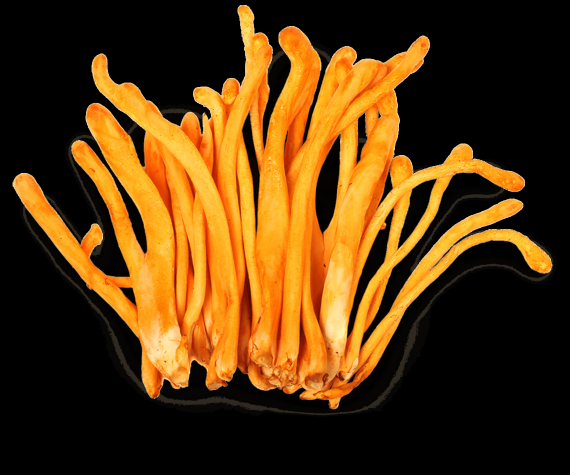
#> input picture flask-server/resources/cordy.png, 1140 x 950 px, found by its file name (shown at 1/2 size)
$ python shapesMushroom.py
#> lines starting #> are read from the running program, lines starting #| are printed output that depends on the picture; after the words box and inside, x2 and y2 are one past the last pixel; in counts of white or black regions, pixels touching at a corner belong together
import cv2
import numpy as np

def stackImages(scale,imgArray):
    rows = len(imgArray)
    cols = len(imgArray[0])
    rowsAvailable = isinstance(imgArray[0], list)
    width = imgArray[0][0].shape[1]
    height = imgArray[0][0].shape[0]
    if rowsAvailable:
        for x in range ( 0, rows):
            for y in range(0, cols):
                if imgArray[x][y].shape[:2] == imgArray[0][0].shape [:2]:
                    imgArray[x][y] = cv2.resize(imgArray[x][y], (0, 0), None, scale, scale)
                else:
                    imgArray[x][y] = cv2.resize(imgArray[x][y], (imgArray[0][0].shape[1], imgArray[0][0].shape[0]), None, scale, scale)
                if len(imgArray[x][y].shape) == 2: imgArray[x][y]= cv2.cvtColor( imgArray[x][y], cv2.COLOR_GRAY2BGR)
        imageBlank = np.zeros((height, width, 3), np.uint8)
        hor = [imageBlank]*rows
        hor_con = [imageBlank]*rows
        for x in range(0, rows):
            hor[x] = np.hstack(imgArray[x])
        ver = np.vstack(hor)
    else:
        for x in range(0, rows):
            if imgArray[x].shape[:2] == imgArray[0].shape[:2]:
                imgArray[x] = cv2.resize(imgArray[x], (0, 0), None, scale, scale)
            else:
                imgArray[x] = cv2.resize(imgArray[x], (imgArray[0].shape[1], imgArray[0].shape[0]), None,scale, scale)
            if len(imgArray[x].shape) == 2: imgArray[x] = cv2.cvtColor(imgArray[x], cv2.COLOR_GRAY2BGR)
        hor= np.hstack(imgArray)
        ver = hor
    return ver

def getContours(img):
    contours,hierarchy = cv2.findContours(img,cv2.RETR_EXTERNAL,cv2.CHAIN_APPROX_NONE)
    for i in contours:
        area = cv2.contourArea(i)
        if area>200:
                    cv2.drawContours(imgContour,i,-1,(0,255,255),3)
                    peri = cv2.arcLength(i,True)
                    # print(peri)
                    approx = cv2.approxPolyDP(i,0.02*peri,True)
                    print(len(approx))
                    objCorner = len(approx)
                    x , y, w, h = cv2.boundingRect(approx)
                    if objCorner ==3 or objCorner<3:objectType = "Triangle"
                    elif objCorner ==4:
                         aspectRatio = w/float(h)
                         if aspectRatio > 0.95 and aspectRatio < 1.05:objectType = "Square"
                         else:objectType="rectangle"
                    else:
                         objectType = "Mushroom"

                    cv2.rectangle(imgContour,(x,y),(x+w,y+h),(255,0,0),2)
                    cv2.putText(imgContour,objectType,
                                (x+(w//2)-10,y+(h//2)),cv2.FONT_HERSHEY_COMPLEX,
                                1,(255,255,255),2)


path = "I:/OPEN SOURCE/Brain Tumor OpenCV/opencv-practice-color-numberplate-paint/resources/cordy.png"
img = cv2.imread(path)
#> img is the input picture: shape (950, 1140, 3); mean B, G, R 14.4, 55.8, 88.4
imgContour = img.copy()

gray = cv2.cvtColor(img,cv2.COLOR_BGR2GRAY)
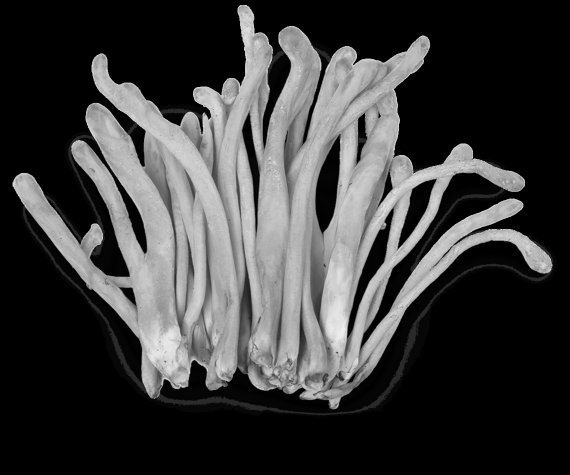
#> gray: shape (950, 1140) (shown at 1/2 size); min 0, max 238, mean 60.8
imgBlur = cv2.GaussianBlur(gray,(7,7),1)
imgCanny = cv2.Canny(imgBlur,50,50)
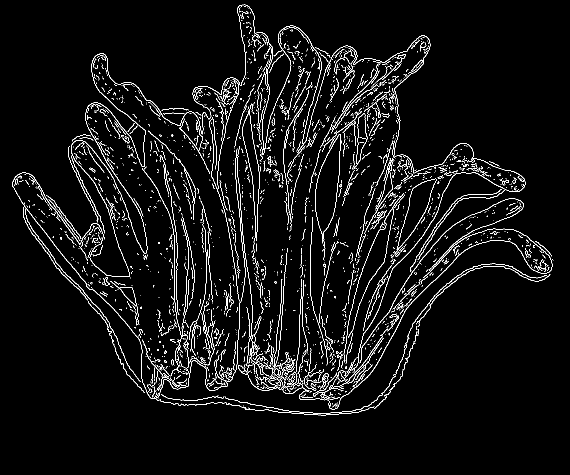
#> imgCanny: shape (950, 1140) (shown at 1/2 size); 4.4% white in thin lines or dots, all inside (x1, y1, x2, y2) = (25, 9, 1107, 831)
imgJustContour = cv2.Canny(img,255,23)
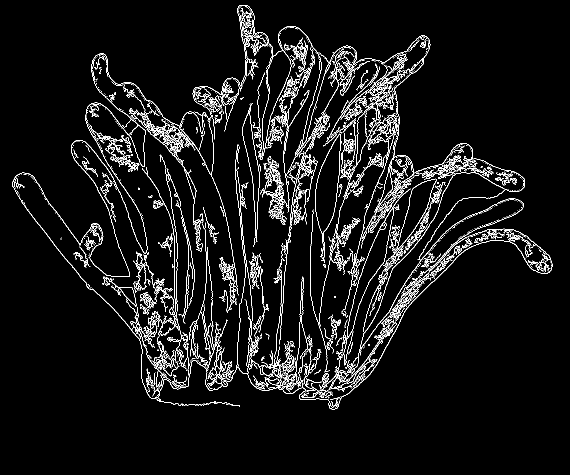
#> imgJustContour: shape (950, 1140) (shown at 1/2 size); 5.5% white in thin lines or dots, all inside (x1, y1, x2, y2) = (25, 10, 1105, 819)
getContours(imgCanny)
#> in getContours, `contours,hierarchy = cv2.findContours(img,cv2.RETR_EXTERNAL,cv2.CHAIN_..`: contours = 2424 contours, 2365 with area under 20; largest, box (x1, y1, x2, y2) and area: (789, 357, 874, 509) 3964, (142, 9, 861, 554) 1058, (25, 297, 491, 798) 444, (657, 457, 1105, 819) 414, (719, 397, 1047, 727) 314
#> the loop in getContours, `for i in contours:` made 2424 passes
#> (area, peri, approx, objCorner, x, y, w, h) on pass 1377: (3964, 388.5, [[871, 357], [824, 378], [789, 508], [849, 426]], 4, 789, 357, 83, 152)
#> (area, peri, objCorner, x, y, w, h, objectType) on passes 1009, 1216, 1667, 1705, 2424: (414.5, 2083.4, 8, 659, 457, 445, 360, 'Mushroom'), (314, 1528.4, 6, 719, 406, 328, 321, 'Mushroom'), (443.5, 3317, 6, 25, 297, 450, 500, 'Mushroom'), (291.5, 1984.8, 8, 698, 286, 353, 458, 'Mushroom'), (1058.5, 8675.5, 16, 185, 10, 671, 517, 'Mushroom')
#| 8
#| 6
#| 4
#| 6
#| 8
#| 16
#> after the loop in getContours, `for i in contours:`:
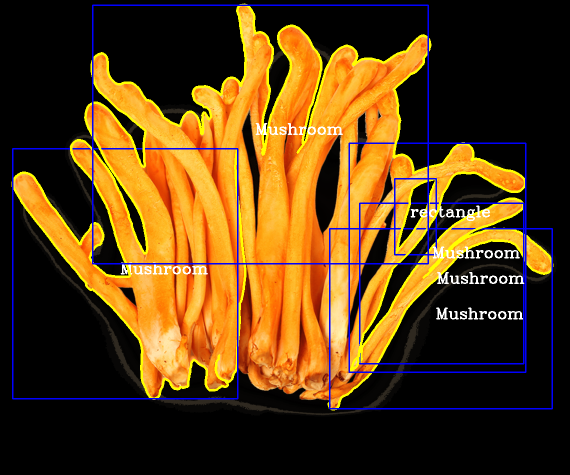
#> imgContour: shape (950, 1140, 3) (shown at 1/2 size); 6.94% of pixels changed, all inside (x1, y1, x2, y2) = (23, 7, 1107, 821)


imgBlank = np.zeros_like(img)
imgStack = stackImages(0.6,([img,gray,imgBlur],
                            [imgCanny,imgContour,imgJustContour]))
#> after the loop in stackImages, `for x in range(0, rows):`: hor = 2 items
#> in stackImages, `ver = np.vstack(hor)`:
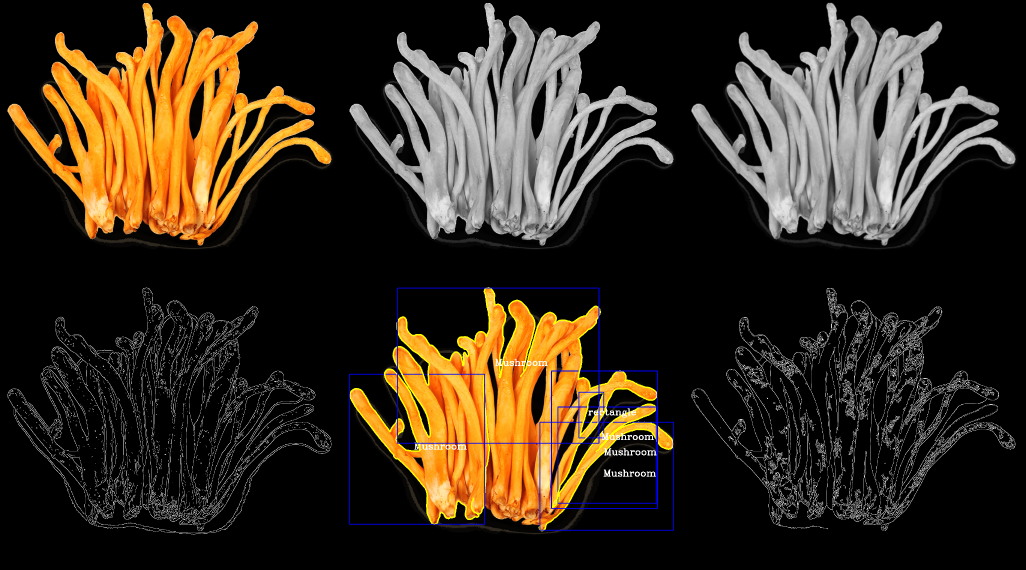
#> ver: shape (1140, 2052, 3) (shown at 1/2 size); mean of channels 0, 1, 2 30.2, 44, 54.5; drawn as B, G, R


cv2.imshow("Original",imgStack)
cv2.waitKey(0)

$ run again, with flask-server/resources/amanita.png copied over flask-server/resources/cordy.png
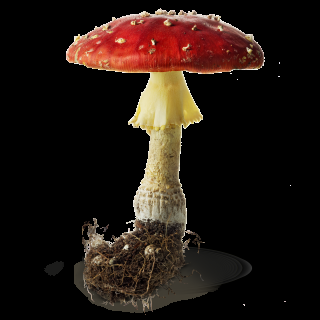
#> input picture flask-server/resources/amanita.png, 320 x 320 px, found by its file name
#> img is the input picture: shape (320, 320, 3); mean B, G, R 17.2, 23, 34.2
#> imgCanny: shape (320, 320); 6.2% white in thin lines or dots, all inside (x1, y1, x2, y2) = (44, 8, 292, 316)
#> imgJustContour: shape (320, 320); 7% white in thin lines or dots, all inside (x1, y1, x2, y2) = (65, 8, 292, 314)
#> contours = 332 contours, 315 with area under 20; largest, box (x1, y1, x2, y2) and area: (65, 8, 266, 313) 319, (44, 261, 64, 276) 197, (109, 244, 164, 307) 162, (146, 82, 173, 198) 86, (106, 265, 123, 280) 48
#> the loop in getContours, `for i in contours:` made 332 passes
#> (area, peri, objCorner, x, y, w, h, objectType) on pass 332: (319, 3375, 9, 66, 14, 195, 290, 'Mushroom')
#> (printed output is left out)
#> after the loop in getContours, `for i in contours:`:
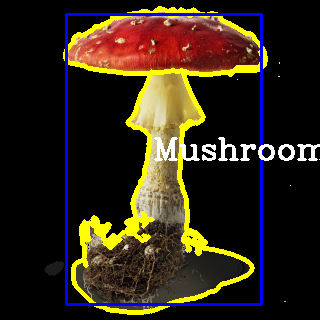
#> imgContour: shape (320, 320, 3); 10.92% of pixels changed, all inside (x1, y1, x2, y2) = (63, 6, 320, 315)
#> after the loop in stackImages, `for x in range(0, rows):`: hor = 2 items
#> in stackImages, `ver = np.vstack(hor)`:
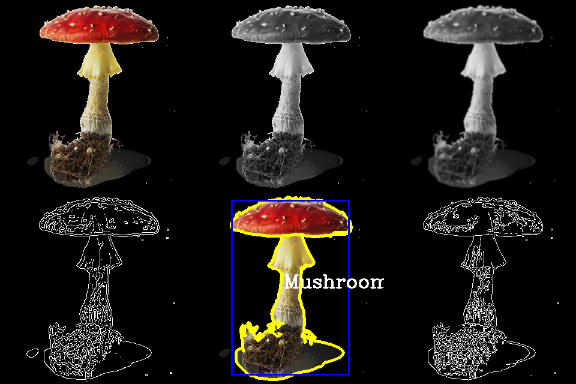
#> ver: shape (384, 576, 3); mean of channels 0, 1, 2 21, 24.4, 28; drawn as B, G, R
